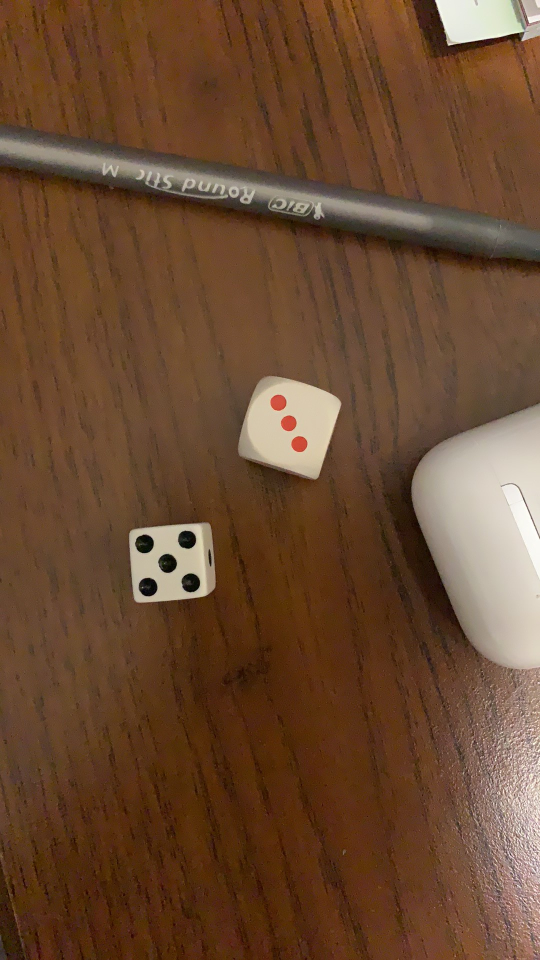
#> input picture 1.jpg, 1080 x 1920 px (shown at 1/2 size)
$ python dice_counter.py
#> lines starting #> are read from the running program, lines starting #| are printed output that depends on the picture; after the words box and inside, x2 and y2 are one past the last pixel; in counts of white or black regions, pixels touching at a corner belong together
import cv2 as cv
import numpy as np
import random as rng
import copy
import matplotlib.pyplot as plt


def remove_everything_below_std_and_mean(image):
    treshold = round(np.std(image) + np.mean(image))
    return np.array((image > treshold) * 255, dtype=np.uint8)


# [52 lines left out: functions __draw_contours, process_image_and_draw_fragments, not called in this run]


def __process(base_image, filtered_image):
    base_image = np.array(base_image, dtype=np.uint8)
    min_width = 30
    max_width = 400
    rectangle_thickness = 4
    color = (rng.randint(120,130), rng.randint(120,130), rng.randint(120,130))
    minimum_distance_between_circles_centers = 80

    contoursss, hierarchy = cv.findContours(filtered_image, cv.RETR_EXTERNAL, cv.CHAIN_APPROX_NONE)
    all_circles = 0

    for j, con in enumerate(contoursss):
        x,y,w,h = cv.boundingRect(contoursss[j])

        perimeter  = cv.arcLength(con, True)
        approx = cv.approxPolyDP(con, 0.03 * perimeter , True)

        if len(approx) != 4 or w < min_width or w > max_width or h < min_width or h > max_width:
            continue

        cropped =  filtered_image[y:y+h,x:x+w]
        rezised = cv.resize(cropped, (400, 400))

        circles = cv.HoughCircles(rezised, cv.HOUGH_GRADIENT, 1,
                            minimum_distance_between_circles_centers,
                            param1=100, param2=14,
                            minRadius=15, maxRadius=80)

        if circles is None:
            continue

        circles = np.uint16(np.around(circles))
        circles_count = len(circles[0, :6])
        if circles_count > 6:
            circles_count = 6 # 🙃
        all_circles += circles_count
        cv.rectangle(base_image, (x, y), (x+w, y+h), color, rectangle_thickness)
        cv.putText(base_image, str(circles_count), (x+w+10, y+h+10), cv.FONT_HERSHEY_SIMPLEX, 2, color, 3, cv.LINE_AA)

    cv.putText(base_image, f'Wszystkich kropek: {all_circles}', (60, 60), cv.FONT_HERSHEY_SIMPLEX, 2, (100, 100, 100), 4, cv.LINE_AA)

    plt.imshow(cv.cvtColor(base_image, cv.COLOR_BGR2RGB))

    plt.show()


def process_image(file_name):
#> called with file_name = '1.jpg'
    image = cv.imread(file_name)
#> image is the input picture: shape (1920, 1080, 3); mean B, G, R 49.3, 73.8, 106.2
    image = cv.resize(image, (1280, 720))
#> image: shape (720, 1280, 3)
    bw_image = cv.cvtColor(image, cv.COLOR_RGB2GRAY)
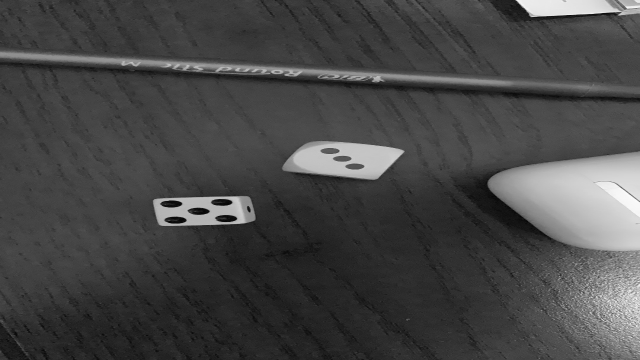
#> bw_image: shape (720, 1280) (shown at 1/2 size); min 1, max 253, mean 70.1
    filtered = remove_everything_below_std_and_mean(bw_image)
#> in remove_everything_below_std_and_mean, `treshold = round(np.std(image) + np.mean(image))`: treshold = 112
#> in remove_everything_below_std_and_mean, `return np.array((image > treshold) * 255, dtype=np.uint8)`:
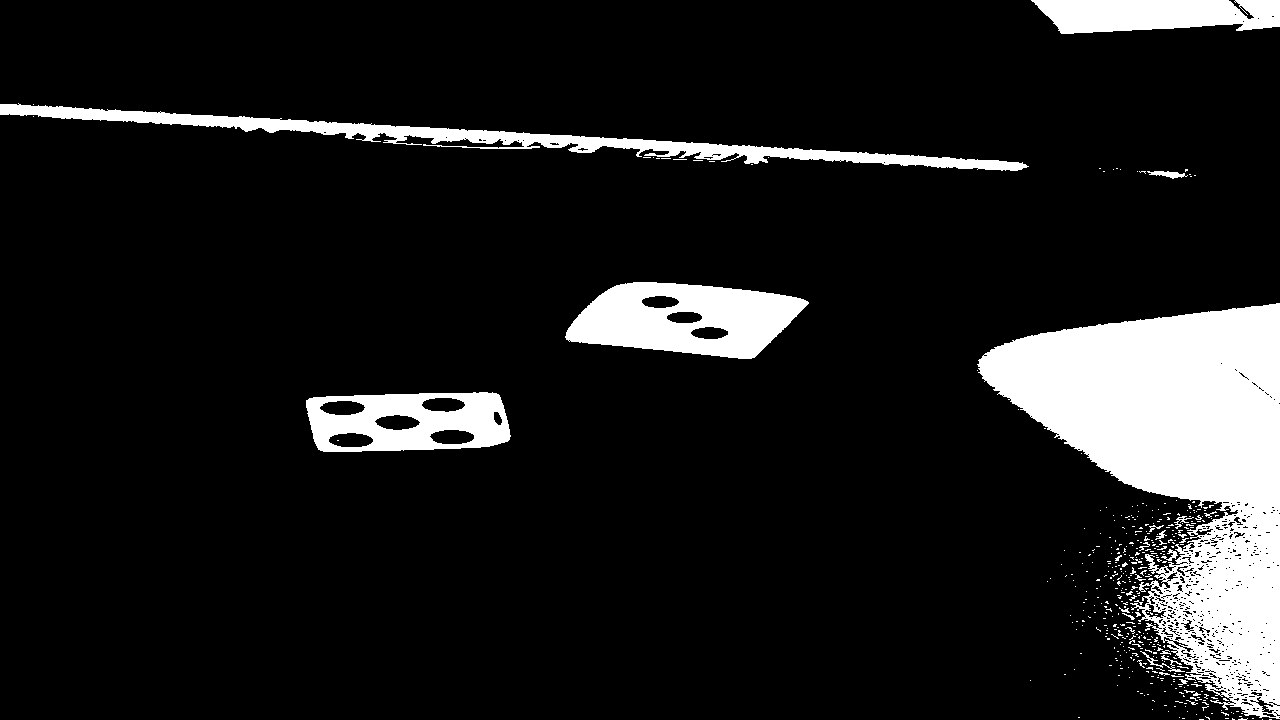
#> returned value: shape (720, 1280); 11.2% white; 425 white regions (402 under 20 px), largest, box (x1, y1, x2, y2) and area: (977, 303, 1280, 719) 61476, (565, 282, 809, 359) 12271, (0, 103, 1029, 171) 11827
    kernel = np.ones((3,3), np.uint8)
    eroded = cv.erode(filtered, kernel, iterations=2)
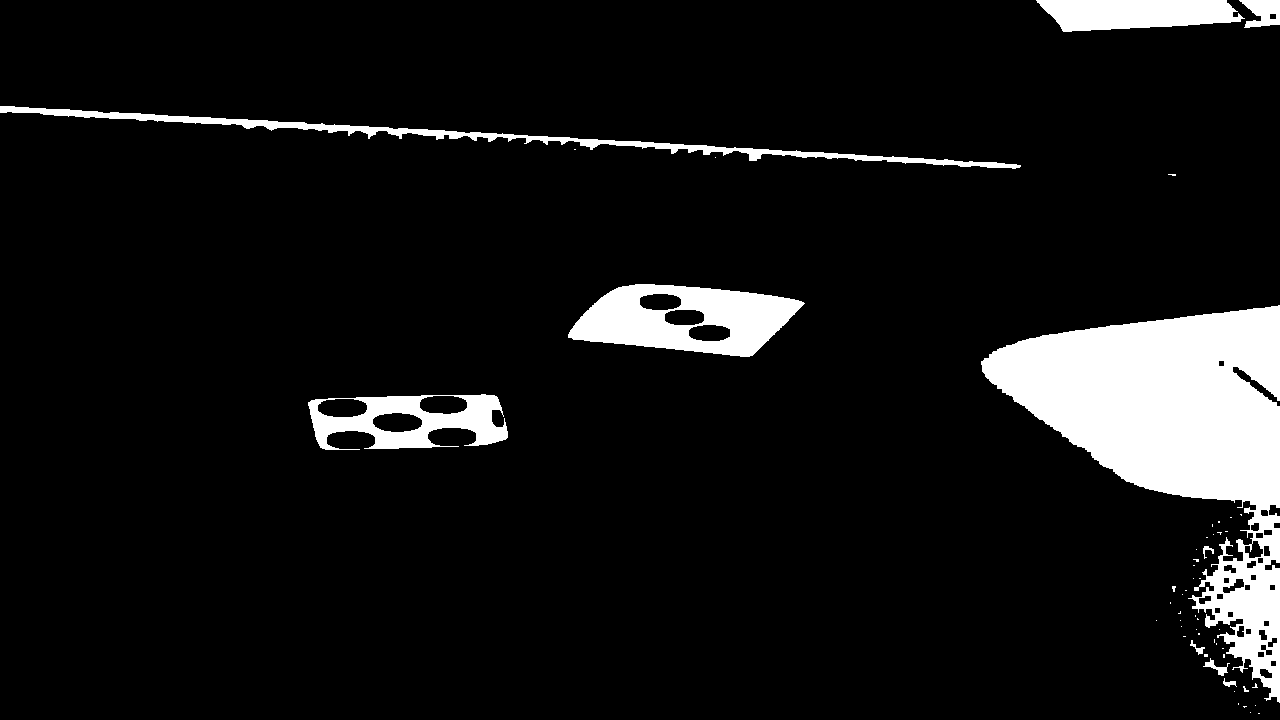
#> eroded: shape (720, 1280); 8.4% white; 53 white regions (43 under 20 px)
    __process(image, eroded)
#> in __process, `contoursss, hierarchy = cv.findContours(filtered_image, cv.RETR_EXTERN..`: contoursss = 53 contours, 43 with area under 20; largest, box (x1, y1, x2, y2) and area: (981, 305, 1280, 703) 49094, (568, 284, 805, 357) 11753, (308, 394, 508, 450) 7797, (0, 106, 1021, 169) 4968, (1036, 0, 1245, 32) 4884
#> the loop in __process, `for j, con in enumerate(contoursss):` made 53 passes
#> (x, y, w, h, perimeter) on passes 2, 4, 6, 7, 8, 9, 10, 15: (1250, 712, 1, 1, 0), (1255, 705, 1, 1, 0), (1234, 691, 1, 1, 0), (1243, 686, 6, 6, 18.24), (1252, 683, 6, 5, 16.24), (1223, 678, 14, 9, 42.14), (1203, 658, 27, 18, 86.63), (1190, 640, 15, 15, 52.14)
#> after the loop in __process, `for j, con in enumerate(contoursss):`:
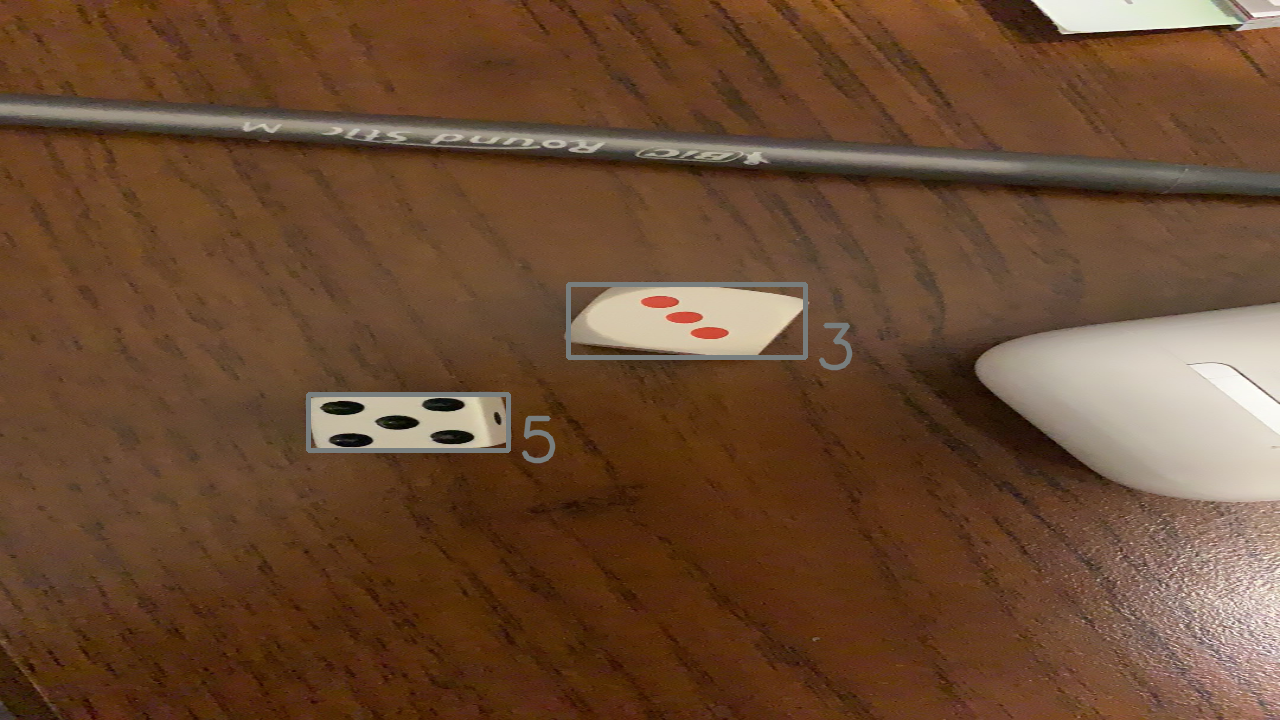
#> base_image: shape (720, 1280, 3); mean of channels 0, 1, 2 49.7, 74.1, 106.2; drawn as B, G, R
#> after the loop in __process, `for j, con in enumerate(contoursss):`:
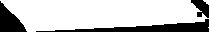
#> cropped: shape (32, 209); 76.6% white; 3 black regions, box (x1, y1, x2, y2) and area: (36, 19, 209, 32) 903, (0, 1, 27, 32) 463, (191, 0, 209, 18) 196
#> after the loop in __process, `for j, con in enumerate(contoursss):`:
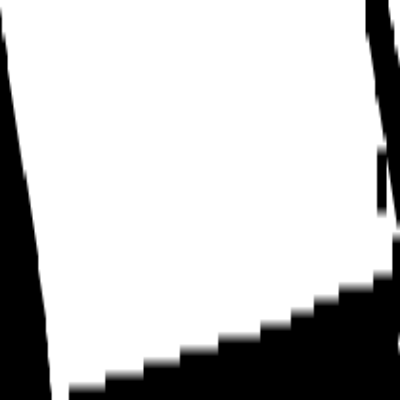
#> rezised: shape (400, 400); min 0, max 255, mean 195.4
#> after the loop in __process, `for j, con in enumerate(contoursss):`: all_circles = 8
#> in __process, `cv.putText(base_image, f'Wszystkich kropek: {all_circles}', (60, 60), ..`:
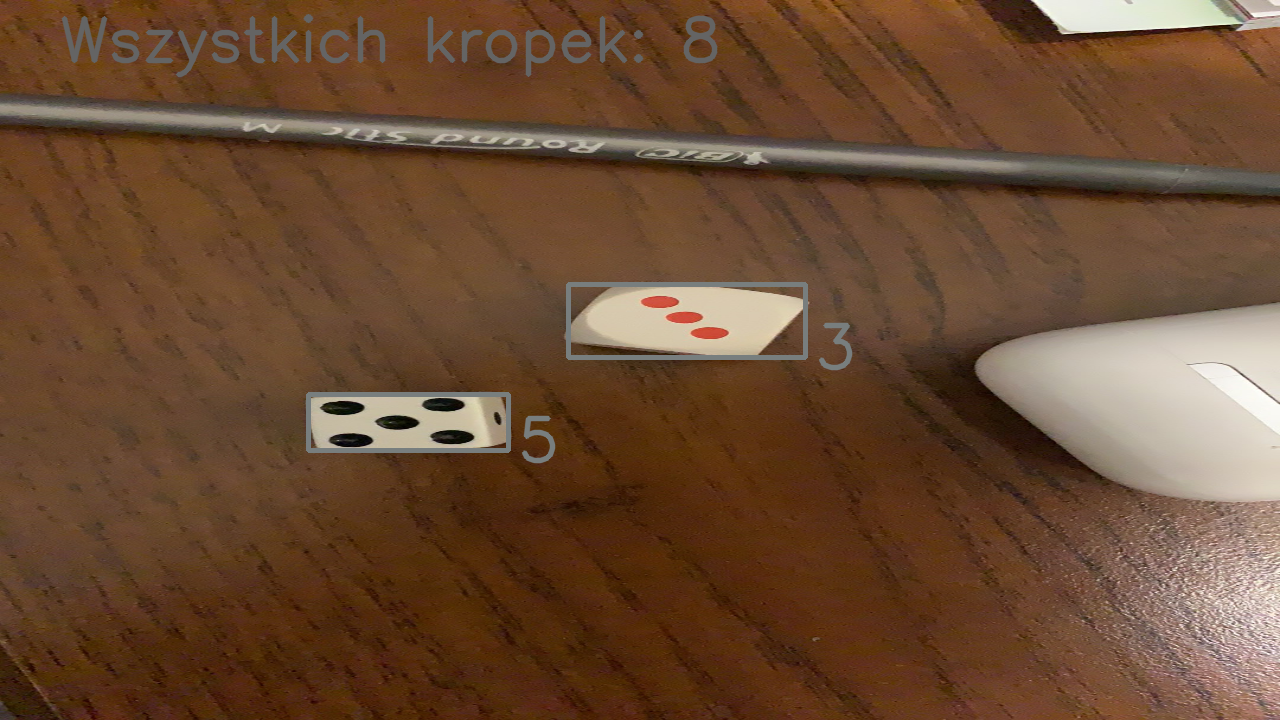
#> base_image: shape (720, 1280, 3); 1.15% of pixels changed, all inside (x1, y1, x2, y2) = (61, 14, 718, 78); drawn as B, G, R


if __name__ == "__main__" :
    process_image("1.jpg")

$ run again, with 12.jpg copied over 1.jpg
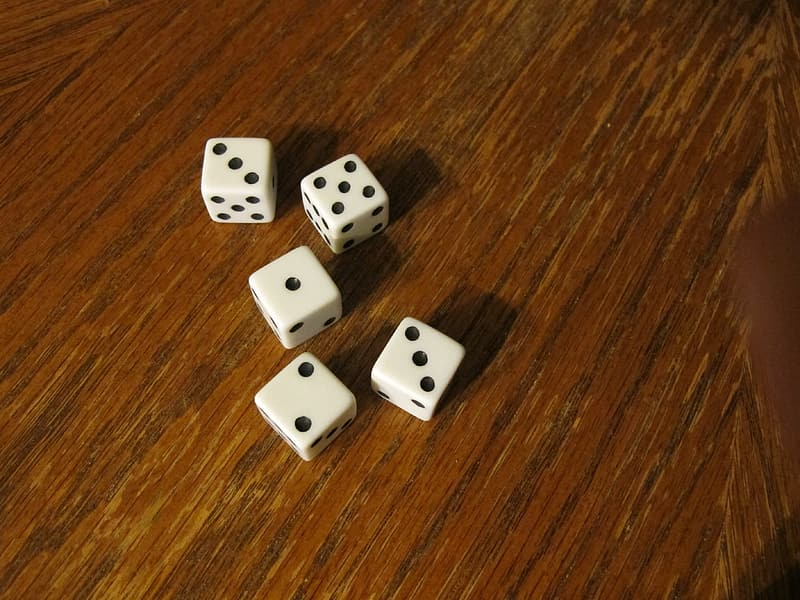
#> input picture 12.jpg, 800 x 600 px
#> in process_image, image is the input picture: shape (600, 800, 3); mean B, G, R 22.7, 59.6, 102.3
#> image: shape (720, 1280, 3)
#> treshold = 92
#> in remove_everything_below_std_and_mean, `return np.array((image > treshold) * 255, dtype=np.uint8)`:
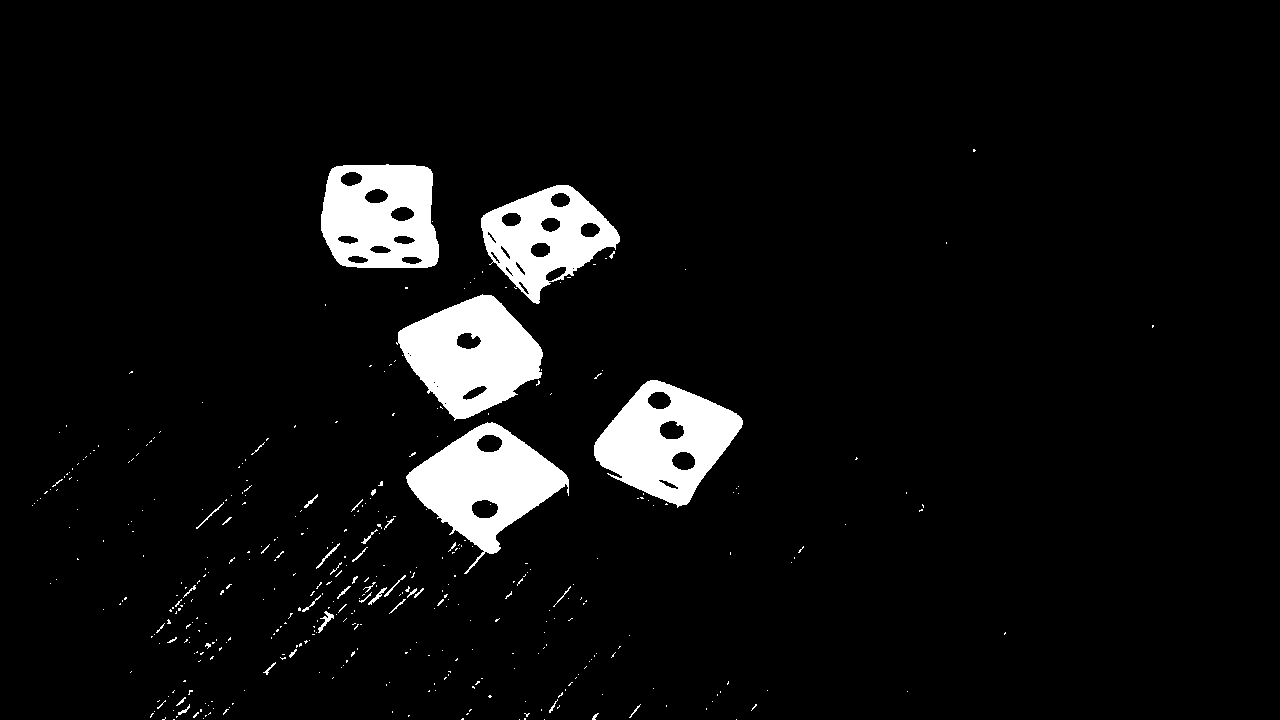
#> returned value: shape (720, 1280); 5.8% white; 406 white regions (366 under 20 px), largest, box (x1, y1, x2, y2) and area: (396, 294, 543, 421) 11175, (406, 422, 569, 574) 11021, (594, 380, 743, 508) 10534
#> eroded: shape (720, 1280); 4.5% white; 5 white regions
#> contoursss = 5 contours; box (x1, y1, x2, y2) and area: (400, 297, 541, 417) 10278, (409, 425, 567, 552) 10261, (596, 382, 741, 504) 10258, (323, 167, 437, 266) 9397, (483, 187, 618, 301) 7814
#> the loop in __process, `for j, con in enumerate(contoursss):` made 5 passes
#> (x, y, w, h, perimeter) on passes 3 to 5: (400, 297, 141, 120, 431.2), (483, 187, 135, 114, 479.8), (323, 167, 114, 99, 486)
#> after the loop in __process, `for j, con in enumerate(contoursss):`: all_circles = 5
#> in __process, `cv.putText(base_image, f'Wszystkich kropek: {all_circles}', (60, 60), ..`:
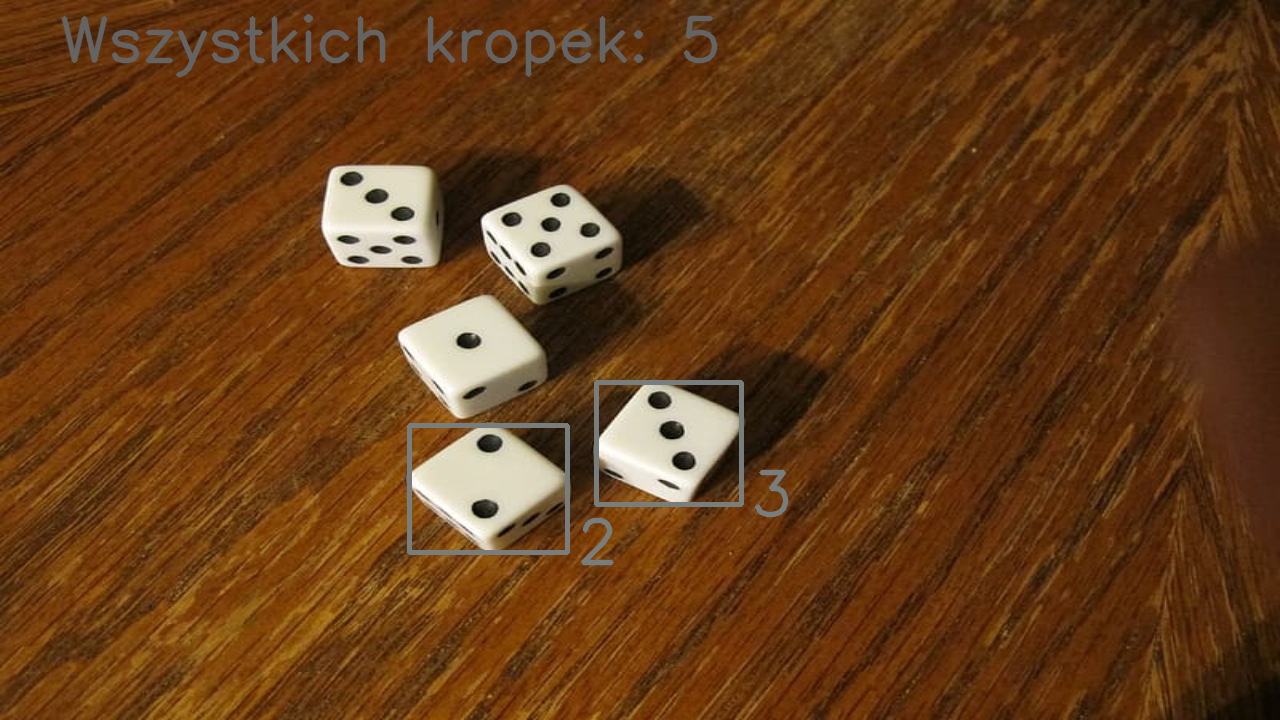
#> base_image: shape (720, 1280, 3); mean of channels 0, 1, 2 24.1, 60.3, 102.3; drawn as B, G, R

$ run again, with 2.jpg copied over 1.jpg
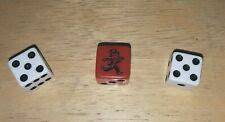
#> input picture 2.jpg, 225 x 122 px
#> in process_image, image is the input picture: shape (122, 225, 3); mean B, G, R 119.6, 145.6, 164.7
#> image: shape (720, 1280, 3)
#> treshold = 175
#> eroded: shape (720, 1280); 11.6% white; 49 white regions (29 under 20 px)
#> contoursss = 49 contours, 33 with area under 20; largest, box (x1, y1, x2, y2) and area: (420, 499, 977, 720) 76066, (53, 287, 279, 508) 27821, (959, 311, 1146, 506) 27452, (901, 517, 1046, 562) 2979, (478, 444, 518, 484) 696
#> the loop in __process, `for j, con in enumerate(contoursss):` made 49 passes
#> (x, y, w, h, perimeter) on passes 1, 3, 4, 5, 7, 8, 10, 12: (993, 701, 8, 6, 19.9), (890, 659, 1, 1, 0), (887, 658, 1, 1, 0), (414, 653, 28, 9, 62.97), (969, 630, 5, 3, 11.41), (411, 593, 12, 7, 29.31), (472, 575, 18, 5, 39.07), (893, 547, 3, 4, 7.66)
#> after the loop in __process, `for j, con in enumerate(contoursss):`:
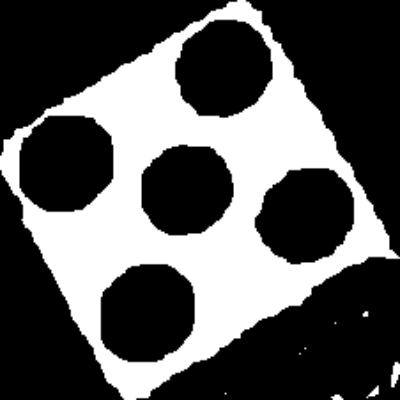
#> rezised: shape (400, 400); min 0, max 255, mean 86.2
#> after the loop in __process, `for j, con in enumerate(contoursss):`: all_circles = 10
#> in __process, `cv.putText(base_image, f'Wszystkich kropek: {all_circles}', (60, 60), ..`:
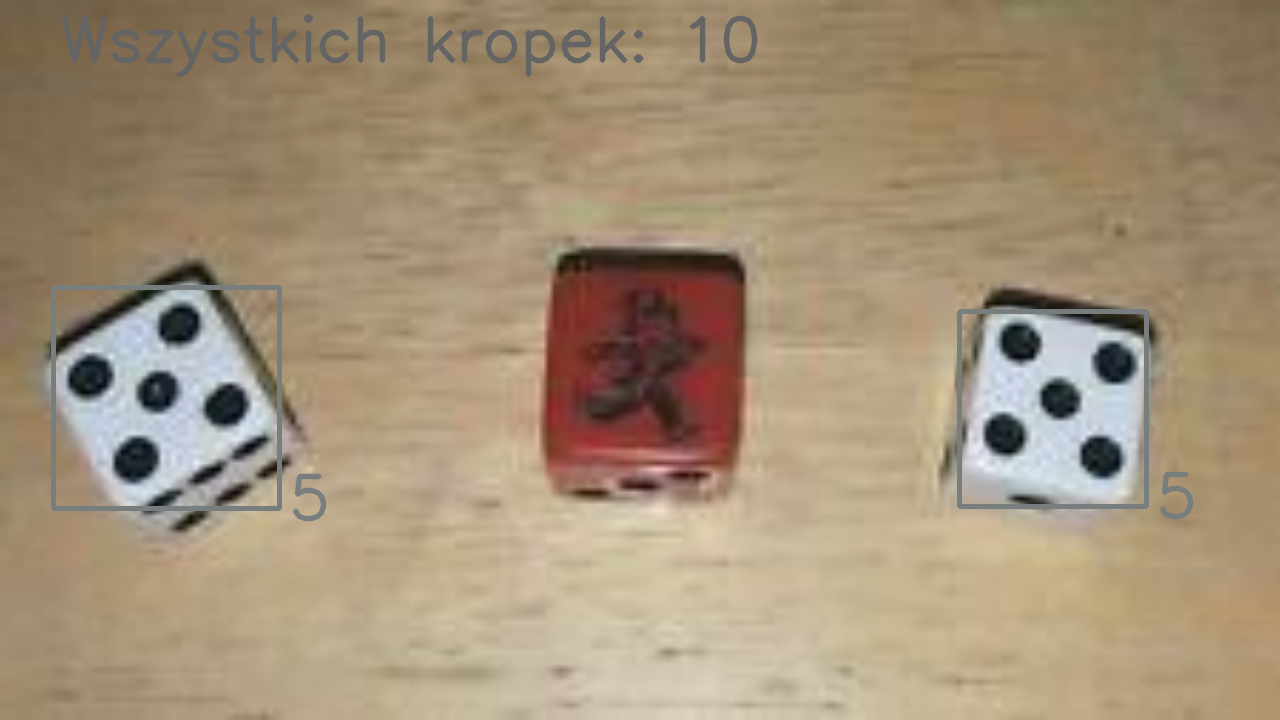
#> base_image: shape (720, 1280, 3); mean of channels 0, 1, 2 119.6, 145.2, 163.8; drawn as B, G, R
